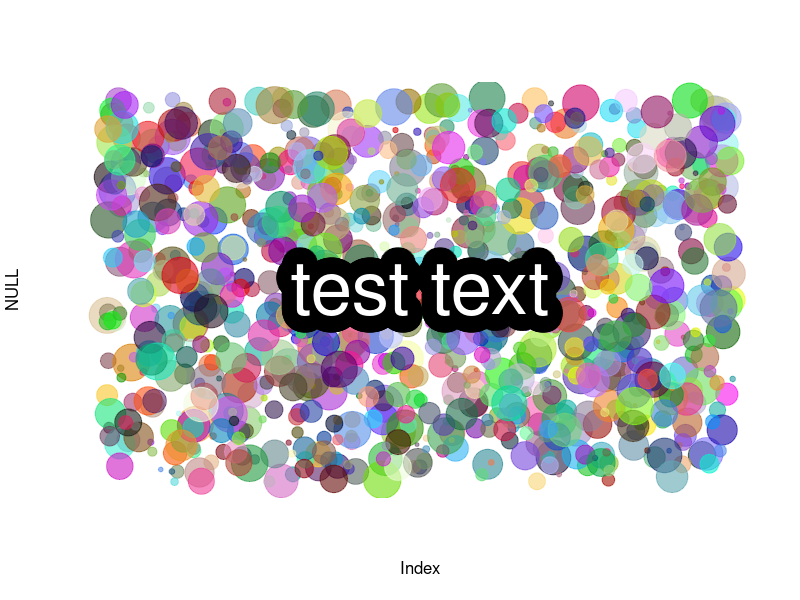
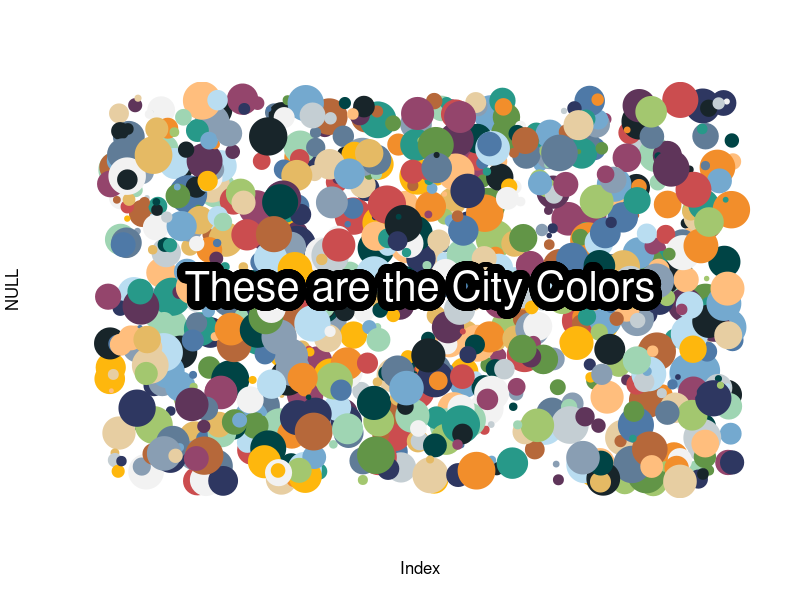
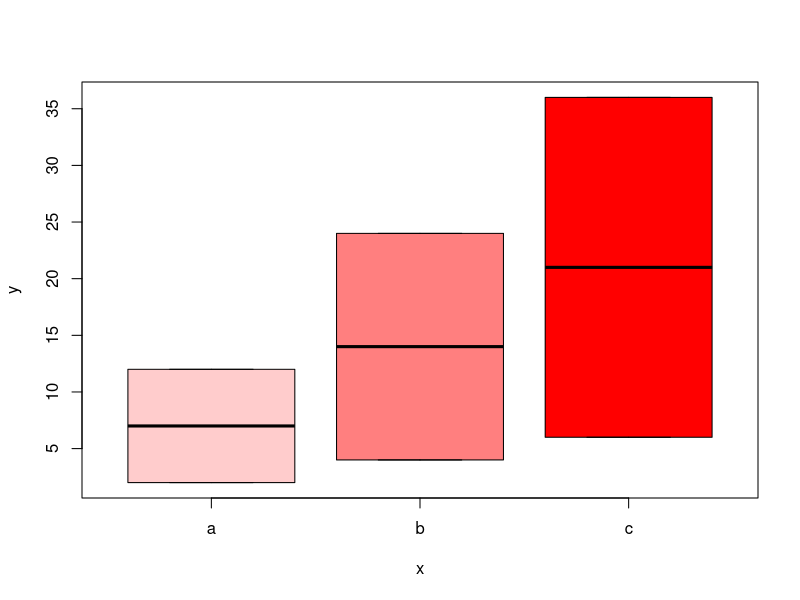
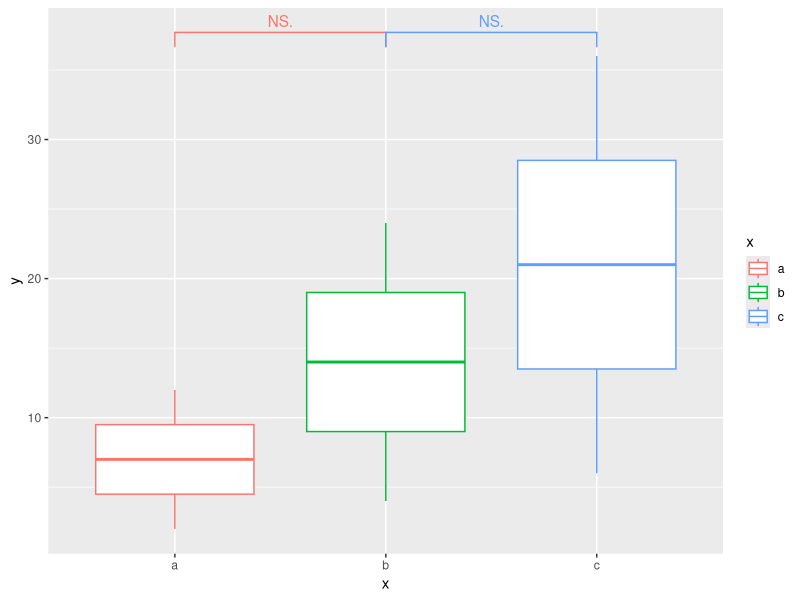

Generate these figures, in order, with R: (Note: this script raises an error after producing the figures.)
library(ggplot2)
library(ggsignif)
library(TeachingDemos)

# Offical City of Detroit color pallette
detroitColors <- c("#4e79a7", "#c4ced3", "#74a9cf", "#004445",	"#279989",	"#9fd5b3","#feb70d",	"#18252a",
                   "#f2f2f2","#2e3761",	"#5f355a",	"#94456c", "#cb4d4f",	"#b6683a",	"#629547",	"#a3c76f", 
                   "#b9ddf1", "#f28e2b", "#ffbe7d", "#607c97", "#899eb3","#e5ba64", "#e7cea2")


# prepare a colorful background
#1
randcolors <- sprintf( "#%02X%02X%02X99", sample(1:255, 1000, replace=T), sample(1:255, 1000,replace=T), sample(1:255, 1000, replace=T))
plot( NULL, xlim=c(0,1), ylim=c(0,1), xaxt="n", bty="n", yaxt="n")
points( runif(1000, 0, 1 ), runif( 1000, 0, 1 ), cex=runif(1000, 0.5, 5), col= randcolors, pch= 19)
shadowtext( 0.5, 0.5, "test text", cex= 4.5, col="white" , r=0.3)
#2 (Detroit Colors) 
plot( NULL, xlim=c(0,1), ylim=c(0,1), xaxt="n", bty="n", yaxt="n")
points( runif(1000, 0, 1 ), runif( 1000, 0, 1 ), cex=runif(1000, 0.5, 5), col= detroitColors, pch= 19)
shadowtext( 0.5, 0.5, "These are the City Colors", cex= 2.5, col="white" , r=0.3)

# Make a color more transparent:
transparent1 <- adjustcolor( "red", alpha.f = 0.2)
transparent2 <- adjustcolor( "red", alpha.f = 0.5)
plot(x = as.factor(c("a", "b", "c", "a", "b", "c")), y = c(2,4,6,12,24,36), col = c(transparent1, transparent2, "red"))

# add significance bar/stars
d <- data.frame(x = as.factor(c("a", "b", "c", "a", "b", "c")), y = c(2,4,6,12,24,36))
ggplot(d, aes(x=x, y=y, col = x)) + 
  geom_boxplot() +
  # to fill box plots with color, use aes(fill=x)
  geom_signif(comparisons = list(c("a", "b")), map_signif_level=TRUE)+
  geom_signif(comparisons = list(c("c", "b")), map_signif_level=TRUE)

# Flip a barplot
barplot(table(Assumed_Owner_Occupied$Building_Style), horiz = TRUE, col = detroitColors, cex.names = 0.5, las = 2) # las=2 makes 90 degree labels

# Add to ggplot to tilt labels on bars
+ theme(axis.text.x = element_text(angle = 90, hjust = 1))


# Add a count column:
parcel_tib <- parcel_tib%>% add_count(Owner, name = "Total_Number_Owned") # Column with total number properties owned by each owner
#Test number per child(UCI) is counted up by each sorted UCI, and added to a new column 
dedup_dat <- dedup_dat[order(dedup_dat$UCI, dedup_dat$Specimen_Date),]
dedup_dat <-dedup_dat %>% group_by(UCI) %>% dplyr::mutate(id = dplyr::row_number())
